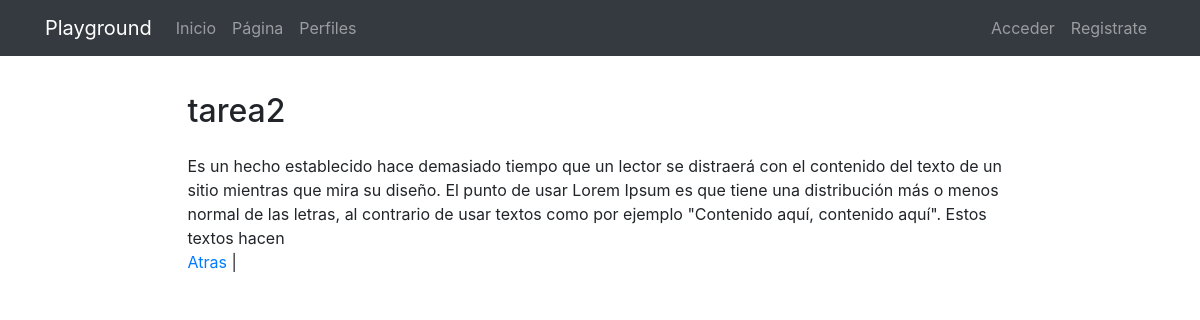
The page /pages/2/ on the database its author committed.
### pages/models.py (models this page shows, shortened)
class Page(models.Model):
    title = models.CharField(verbose_name="Título", max_length=200)
    content = models.TextField(verbose_name="Contenido")
    order = models.SmallIntegerField(verbose_name="Orden", default=0)
    created = models.DateTimeField(
        auto_now_add=True, verbose_name="Fecha de creación")
    updated = models.DateTimeField(
        auto_now=True, verbose_name="Fecha de edición")
    class Meta:
        verbose_name = "página"
        verbose_name_plural = "páginas"
        ordering = ['order', 'title']

### pages/views.py (the view)
# urls.py: path('<int:pk>/', PageDatailViews.as_view(), name="page",),
class PageDatailViews(DetailView):
    model = Page

### pages/templates/pages/page_detail.html (shortened to what this page needs)
{% extends 'core/base.html' %}
{% load static %}
{% block content %}
<main role="main">
  <div class="container">
    <div class="row mt-3">
      <div class="col-md-9 mx-auto">
        <h2 class="section-heading mb-4">{{page.title}}</h2>
        <div>
              {{page.content}}
            <p>
            <a href="{% url 'pages' %}">Atras</a> |
            </p>
        </div>
      </div>
    </div>
  </div>
</main>
{% endblock %}

### core/static/core/css/main.css (style rules this page uses)
main { padding-top: 20px; }
:root { --jumbotron-padding-y: 3rem; }

### rows shown on the page
Page: title "tarea2", content "Es un hecho establecido hace demasiado tiempo que un lector se distraerá con el contenido del texto de un sitio mientras que mira su diseño. El punto de usar Lorem Ipsum es que tiene una distribución más o menos normal de las letras, al contrario de usar textos como por ejemplo \"Contenido aquí, contenido aquí\". Estos textos hacen"
